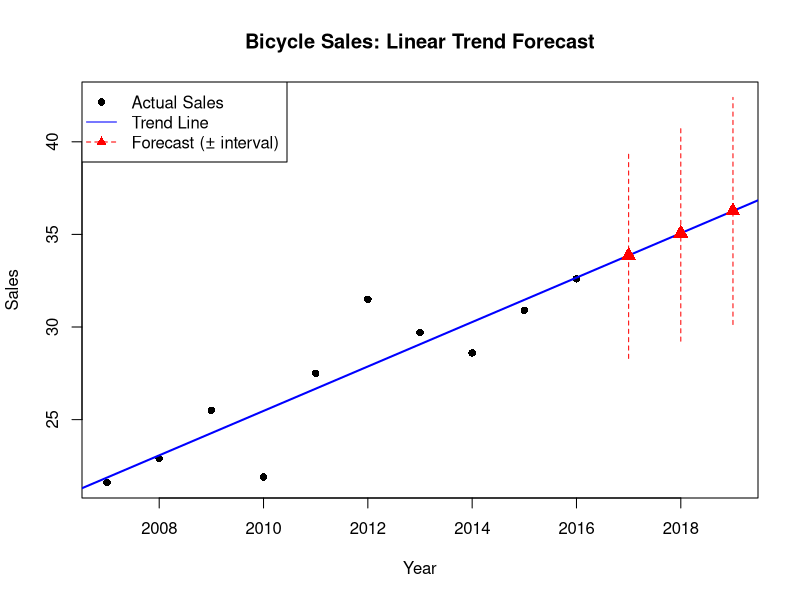

Source code (R):
# Adds charting + an actual future forecast to lineartrend.r

bicycle_df <- data.frame(
  Year = 2007:2016,
  Sales = c(21.6, 22.9, 25.5, 21.9, 27.5, 31.5, 29.7, 28.6, 30.9, 32.6)
)

bicycle_slr <- lm(Sales ~ Year, data = bicycle_df)
summary(bicycle_slr)

# predict() with newdata forecasts future years; interval = "prediction"
# also returns a lower/upper bound for the forecast
future_years <- data.frame(Year = 2017:2019)
forecast <- predict(bicycle_slr, newdata = future_years, interval = "prediction")
forecast_df <- cbind(future_years, forecast)
print(forecast_df)

# --- chart: actual sales, fitted trend line, and forecasted years ---
plot(bicycle_df$Year, bicycle_df$Sales, pch = 16, col = "black",
     xlim = range(c(bicycle_df$Year, future_years$Year)),
     ylim = range(c(bicycle_df$Sales, forecast_df$upr)),
     main = "Bicycle Sales: Linear Trend Forecast",
     xlab = "Year", ylab = "Sales")
abline(bicycle_slr, col = "blue", lwd = 2)                     # fitted trend line
points(forecast_df$Year, forecast_df$fit, col = "red", pch = 17, cex = 1.5)
segments(forecast_df$Year, forecast_df$lwr, forecast_df$Year, forecast_df$upr,
         col = "red", lty = 2)                                  # prediction interval
legend("topleft", legend = c("Actual Sales", "Trend Line", "Forecast (± interval)"),
       col = c("black", "blue", "red"), pch = c(16, NA, 17), lty = c(NA, 1, 2))
